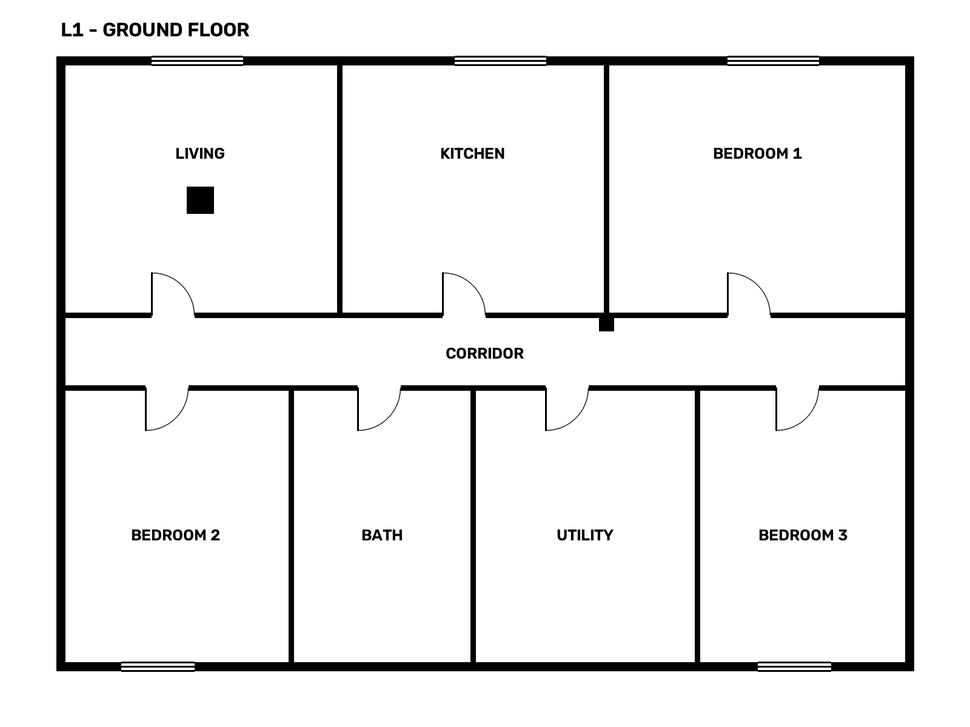
#> input picture plans/L1.png, 970 x 727 px, shrunk from 1600 x 1200 before the run, found by its file name
$ python test_robustness_fixtures.py
#> lines starting #> are read from the running program, lines starting #| are printed output that depends on the picture; after the words box and inside, x2 and y2 are one past the last pixel; in counts of white or black regions, pixels touching at a corner belong together
"""Tests for Vision Robustness"""
import cv2
import numpy as np
from pathlib import Path

def create_synthetic_tests():
    base_img_path = Path("plans/L1.png")
    if not base_img_path.exists():
        print("L1.png not found, skipping fixture generation.")
        return

    out_dir = Path("plans/real_messy")
    out_dir.mkdir(parents=True, exist_ok=True)

    img = cv2.imread(str(base_img_path), cv2.IMREAD_GRAYSCALE)
#> img is the input picture: shape (727, 970); min 0, max 255, mean 238.5
    if img is None:
        return

    h, w = img.shape
#> h = 727; w = 970

    # 1. Blurred and slightly rotated
    center = (w // 2, h // 2)
#> center = (485, 363)
    M = cv2.getRotationMatrix2D(center, 3, 1.0)
    rotated = cv2.warpAffine(img, M, (w, h), borderValue=255)
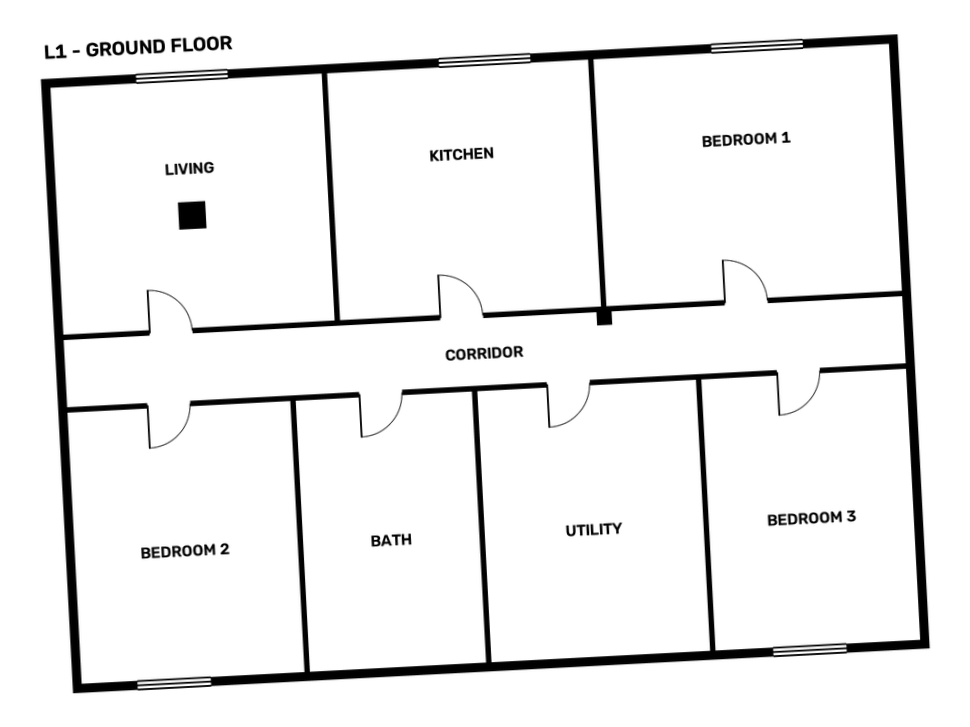
#> rotated: shape (727, 970); min 0, max 255, mean 238.5
    blurred = cv2.GaussianBlur(rotated, (7, 7), 0)
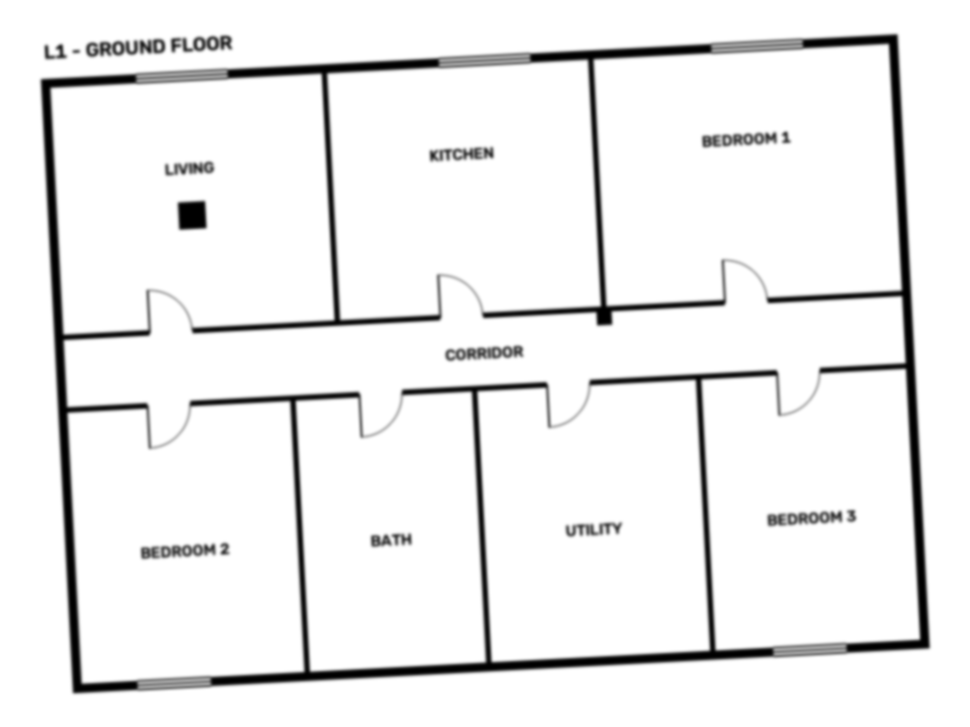
#> blurred: shape (727, 970); min 0, max 255, mean 238.5
    cv2.imwrite(str(out_dir / "L1_blurred.jpg"), blurred)

    # 2. Inverted blueprint (dark bg, light lines)
    inverted = cv2.bitwise_not(img)
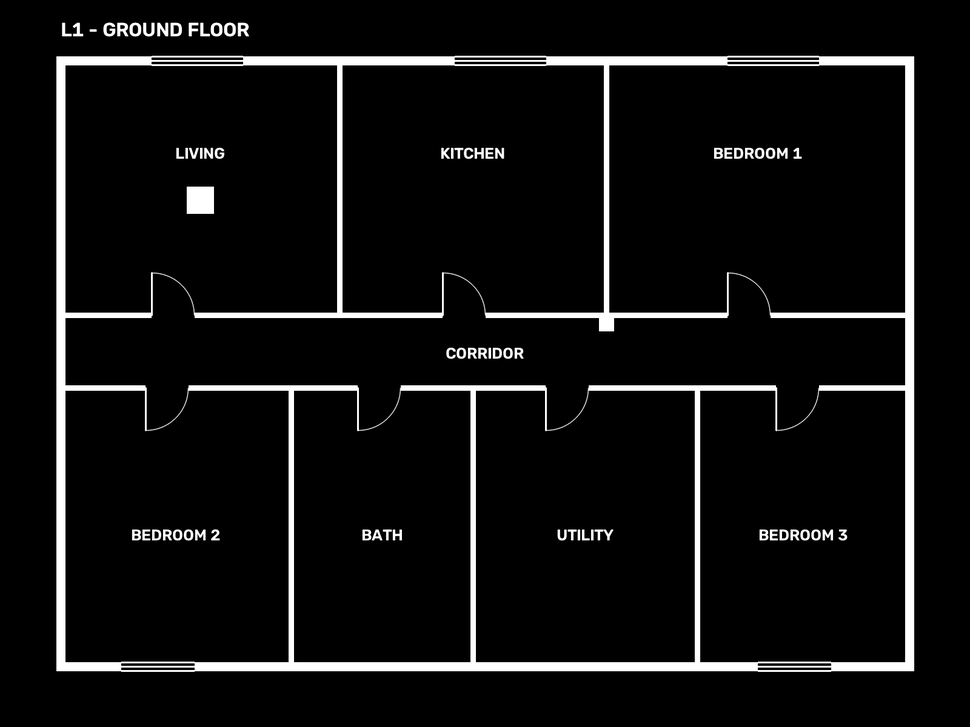
#> inverted: shape (727, 970); min 0, max 255, mean 16.5
    # Add a slight blue tint to make it a "blueprint" (convert to BGR first)
    blueprint = cv2.cvtColor(inverted, cv2.COLOR_GRAY2BGR)
    blueprint[:, :, 0] = np.clip(blueprint[:, :, 0] + 100, 0, 255) # Add blue
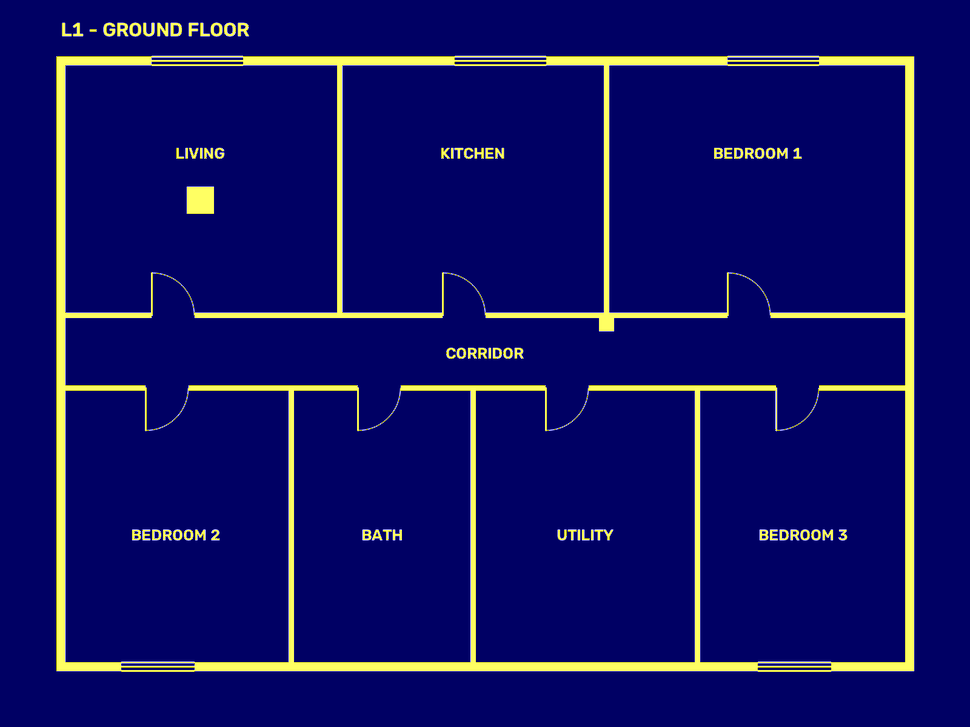
#> blueprint: shape (727, 970, 3); mean B, G, R 100.5, 16.5, 16.5
    cv2.imwrite(str(out_dir / "L1_blueprint.png"), blueprint)

    # 3. Hatched walls simulation
    # We'll just draw some thin random lines across the white areas
    hatched = img.copy()
    for _ in range(500):
        x1, y1 = np.random.randint(0, w), np.random.randint(0, h)
        x2, y2 = x1 + np.random.randint(-50, 50), y1 + np.random.randint(-50, 50)
        if hatched[y1, x1] == 255: # only on free space
            cv2.line(hatched, (x1, y1), (x2, y2), 0, 1) # draw thin black line
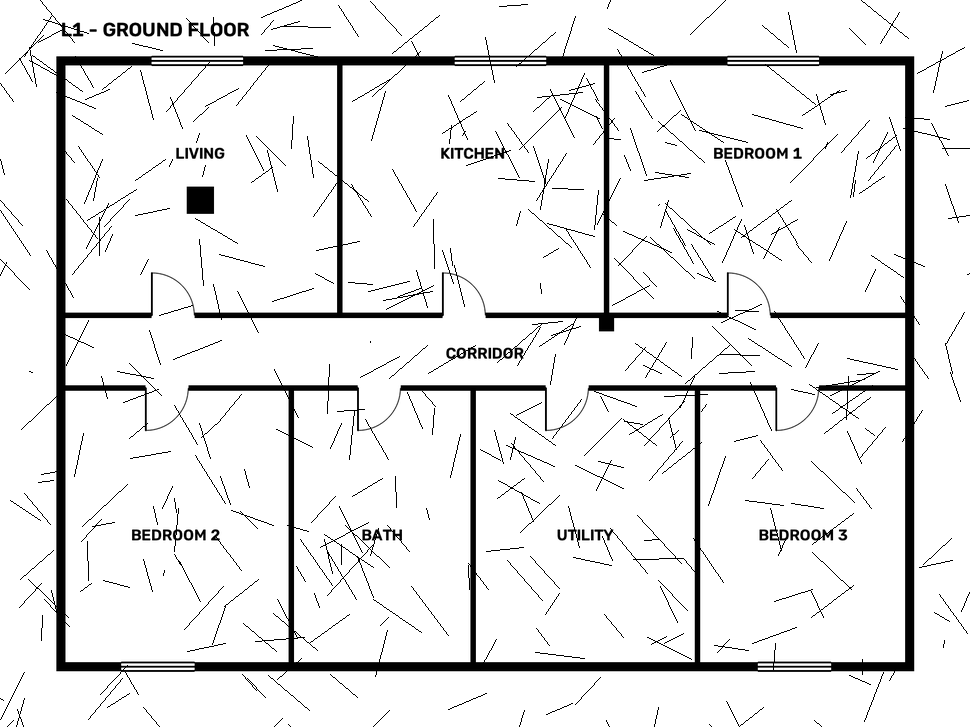
#> hatched: shape (727, 970); 2.02% of pixels changed, all inside (x1, y1, x2, y2) = (0, 0, 970, 727)
    cv2.imwrite(str(out_dir / "L1_hatched.png"), hatched)

    print("Fixtures created in plans/real_messy/")

if __name__ == "__main__":
    create_synthetic_tests()

$ run again, with plans/L2.png copied over plans/L1.png
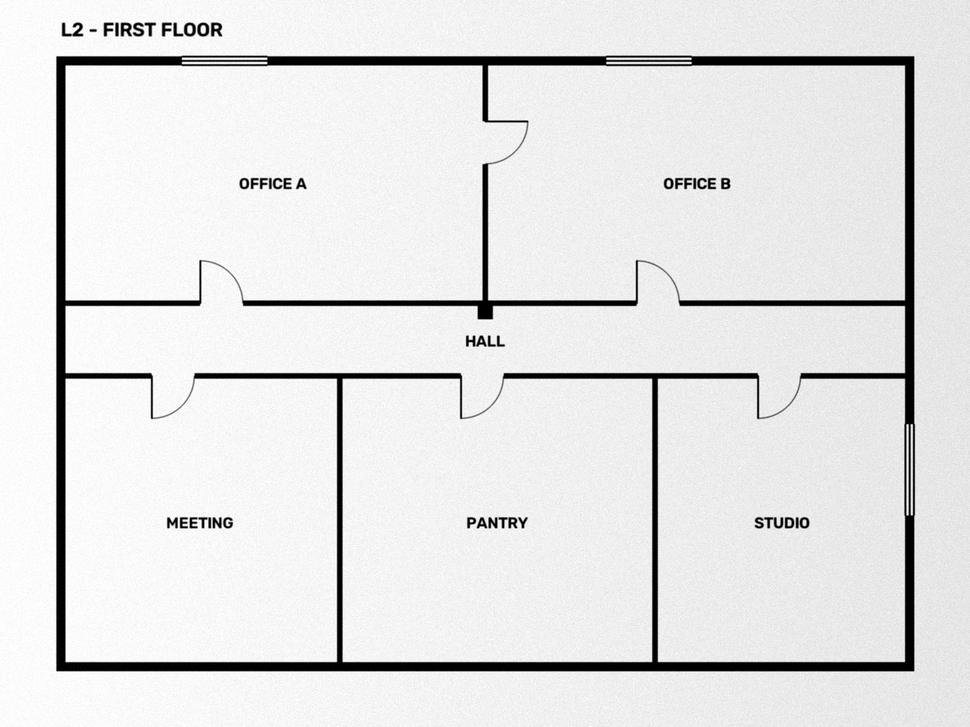
#> input picture plans/L2.png, 970 x 727 px, shrunk from 1600 x 1200 before the run, found by its file name
#> in create_synthetic_tests, img is the input picture: shape (727, 970); min 0, max 255, mean 227.3
#> in create_synthetic_tests, `inverted = cv2.bitwise_not(img)`:
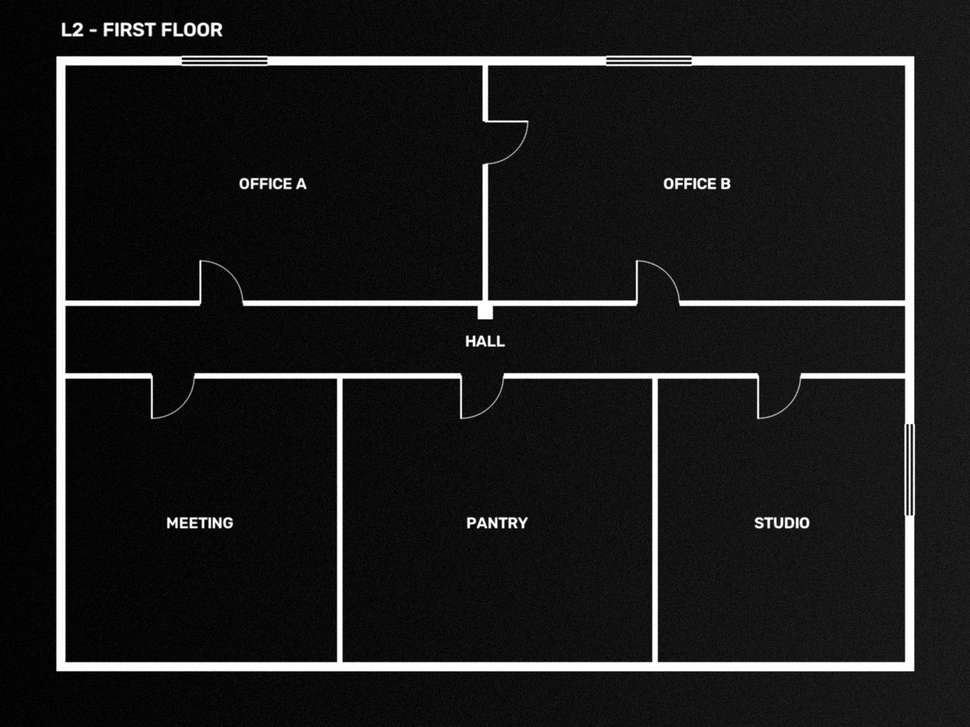
#> inverted: shape (727, 970); min 0, max 255, mean 27.7
#> in create_synthetic_tests, `blueprint[:, :, 0] = np.clip(blueprint[:, :, 0] + 100, 0, 255)`:
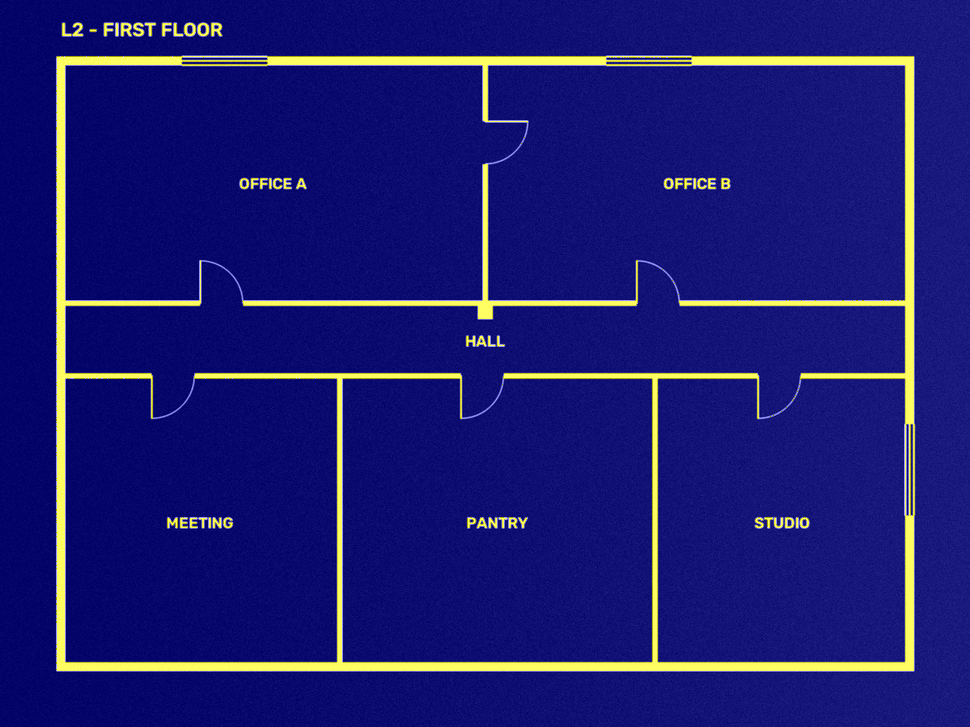
#> blueprint: shape (727, 970, 3); mean B, G, R 113.2, 27.7, 27.7

$ run again, with plans/L3.png copied over plans/L1.png
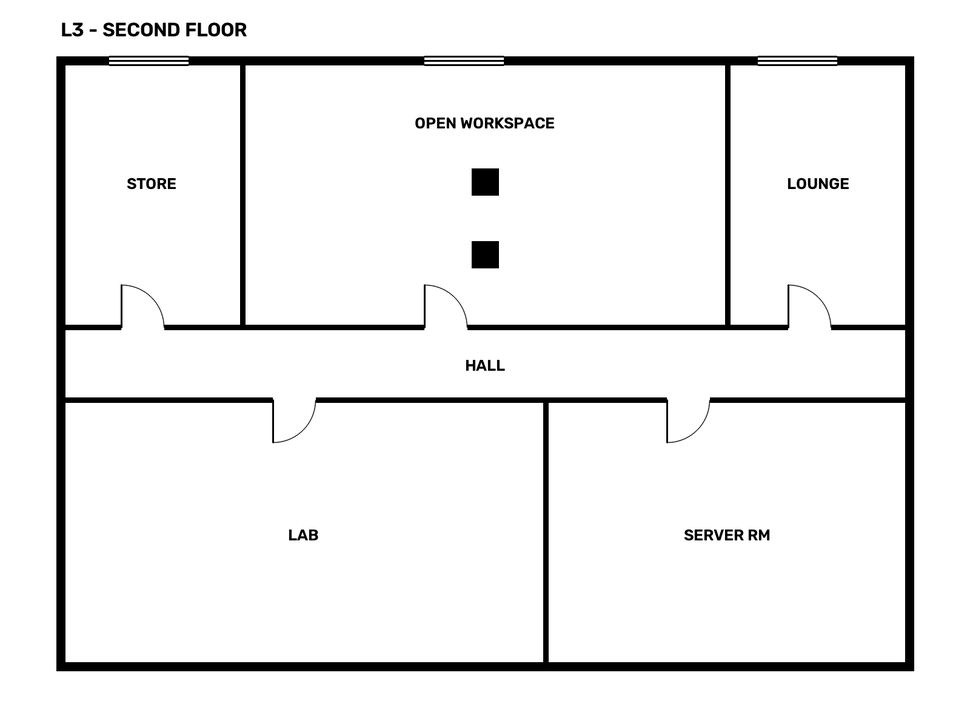
#> input picture plans/L3.png, 970 x 727 px, shrunk from 1600 x 1200 before the run, found by its file name
#> in create_synthetic_tests, img is the input picture: shape (727, 970); min 0, max 255, mean 239.3
#> in create_synthetic_tests, `blueprint[:, :, 0] = np.clip(blueprint[:, :, 0] + 100, 0, 255)`:
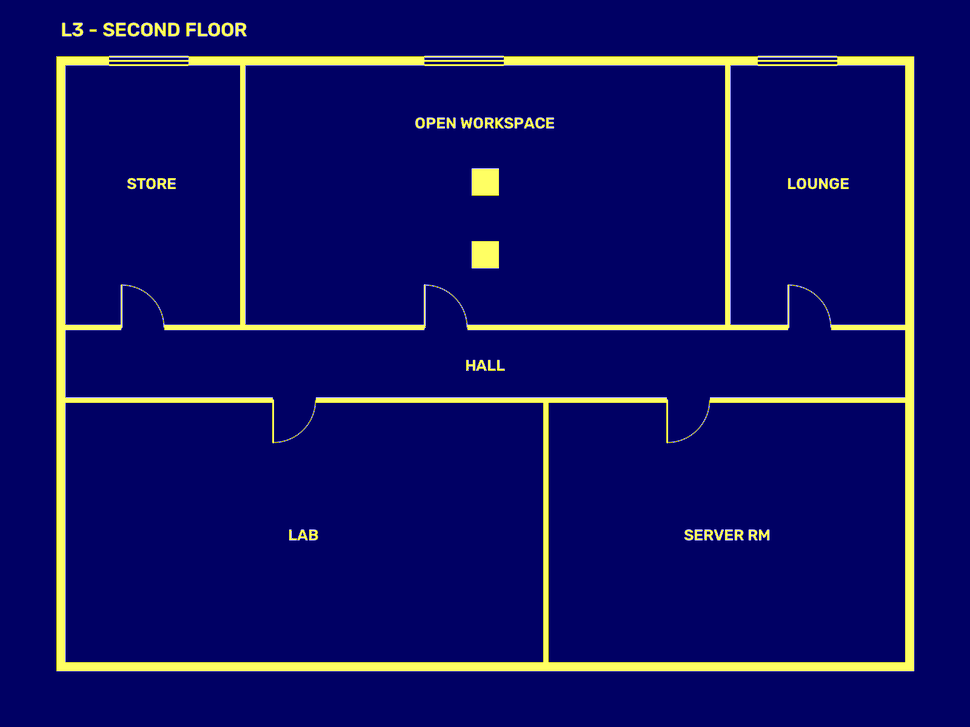
#> blueprint: shape (727, 970, 3); mean B, G, R 100.6, 15.7, 15.7
#> after the loop in create_synthetic_tests, `for _ in range(500):`:
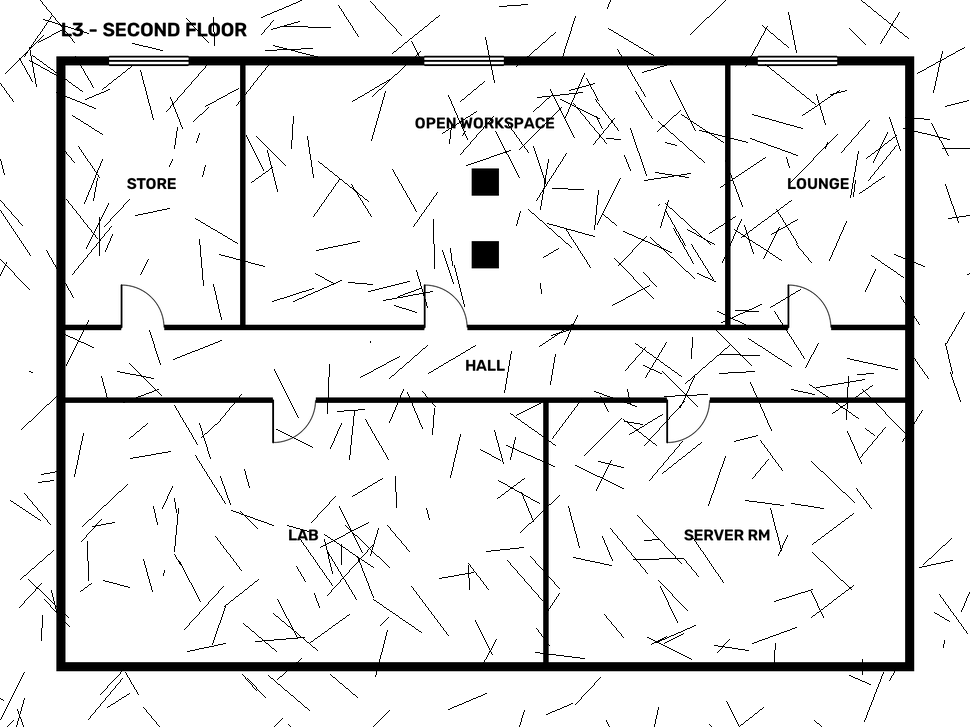
#> hatched: shape (727, 970); 2.03% of pixels changed, all inside (x1, y1, x2, y2) = (0, 0, 970, 727)
